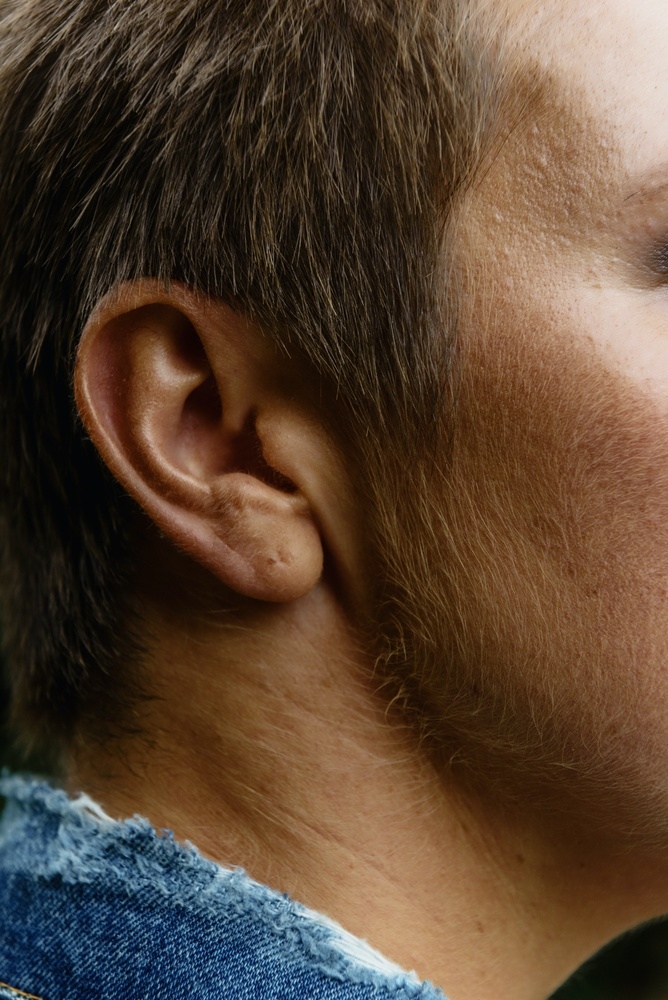
#> input picture SEM-III/ML/operations/faceDetection_Python/right-ear.jpg, 668 x 1000 px, shrunk from 2670 x 4000 before the run
$ python earsDetection.py
#> lines starting #> are read from the running program, lines starting #| are printed output that depends on the picture; after the words box and inside, x2 and y2 are one past the last pixel; in counts of white or black regions, pixels touching at a corner belong together
import cv2
from matplotlib import pyplot as plt
# haarcascade_mcs_leftear
img = cv2.imread('right-ear.jpg')
#> img is the input picture: shape (1000, 668, 3); mean B, G, R 50.2, 67.4, 87.7

earClassifier = cv2.CascadeClassifier(
    cv2.data.haarcascades + "haarcascade_mcs_rightear.xml"
)

ears = earClassifier.detectMultiScale(
    img, scaleFactor=1.3, minNeighbors=5, minSize=(40,40)
)
#> ears = [[111, 287, 180, 301]]

for x,y,w,h in ears:
    cv2.rectangle(img, (x,y), (x+w,y+h), (0,255,0), 20)
#> this loop made 1 pass
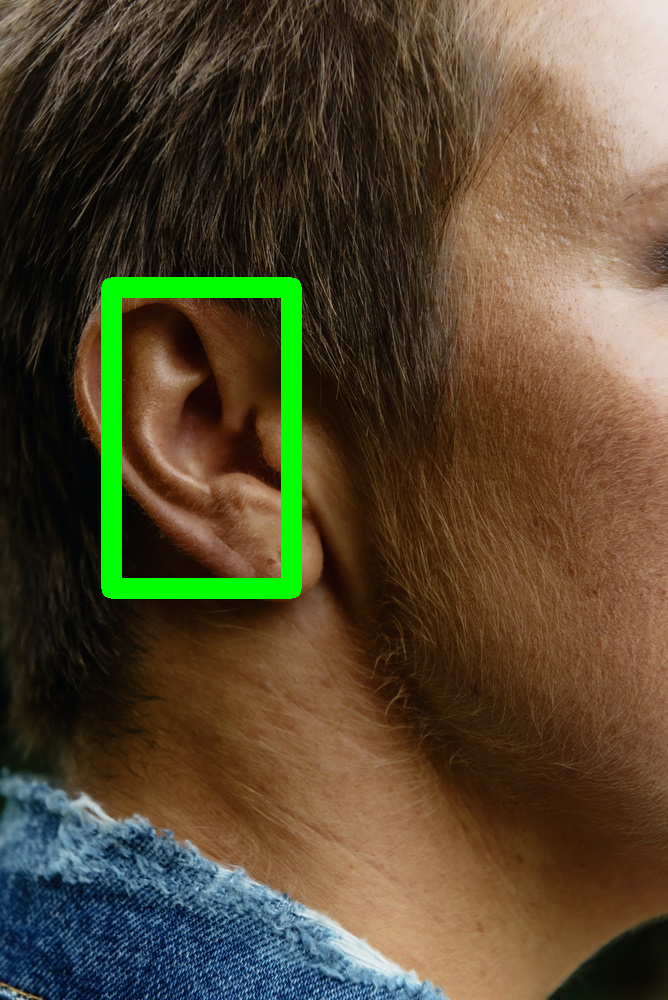
#> img: shape (1000, 668, 3); 3.01% of pixels changed, all inside (x1, y1, x2, y2) = (101, 277, 302, 599)

img = cv2.cvtColor(img, cv2.COLOR_BGR2RGB)
plt.imshow(img)
plt.show()
